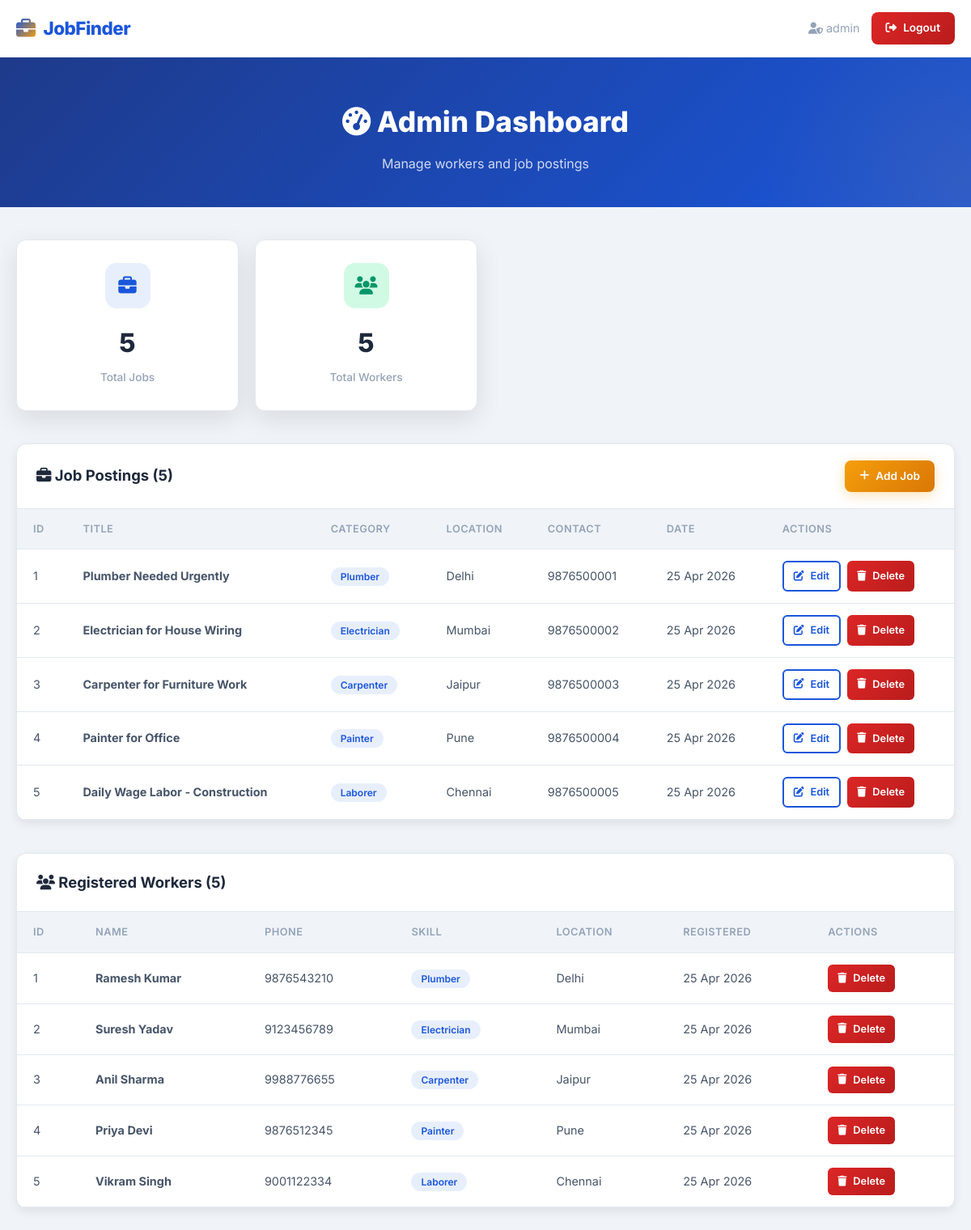
Screenshot of /admin/dashboard.php (signed in) with the database file from the repository.
### tables this page shows
CREATE TABLE IF NOT EXISTS jobs (
    id INT AUTO_INCREMENT PRIMARY KEY,
    title VARCHAR(150) NOT NULL,
    description TEXT NOT NULL,
    location VARCHAR(150) NOT NULL,
    contact VARCHAR(15) NOT NULL,
    skill_category VARCHAR(100) DEFAULT 'General',
    created_at TIMESTAMP DEFAULT CURRENT_TIMESTAMP
);

CREATE TABLE IF NOT EXISTS workers (
    id INT AUTO_INCREMENT PRIMARY KEY,
    name VARCHAR(100) NOT NULL,
    phone VARCHAR(15) NOT NULL,
    skill VARCHAR(100) NOT NULL,
    location VARCHAR(150) NOT NULL,
    created_at TIMESTAMP DEFAULT CURRENT_TIMESTAMP
);

### admin/dashboard.php (the view, shortened to what this page needs)
<?php
include '../includes/db.php';
$jobs = mysqli_query($conn, "SELECT * FROM jobs ORDER BY created_at DESC");
$totalJobs = mysqli_num_rows($jobs);
$workers = mysqli_query($conn, "SELECT * FROM workers ORDER BY created_at DESC");
$totalWorkers = mysqli_num_rows($workers);
?>
<!DOCTYPE html>
<html lang="en">
<head>
    <link rel="stylesheet" href="https://cdnjs.cloudflare.com/ajax/libs/font-awesome/6.5.0/css/all.min.css">
    <link rel="stylesheet" href="../assets/css/style.css">
</head>
<body>
<nav class="navbar">
    <div class="container nav-container">
        <a href="../index.php" class="nav-brand">
            <i class="fas fa-briefcase"></i>
            <span>JobFinder</span>
        </a>
        <div style="display: flex; align-items: center; gap: 14px;">
            <span style="font-size: 0.9rem; color: var(--text-muted);">
                <i class="fas fa-user-shield"></i>
                <?php echo htmlspecialchars($_SESSION['admin_username']); ?>
            </span>
            <a href="logout.php" class="btn btn-danger btn-sm">
                <i class="fas fa-sign-out-alt"></i> Logout
            </a>
        </div>
    </div>
</nav>
<main class="main-content">
    <section class="page-header">
        <div class="container">
            <h1><i class="fas fa-tachometer-alt"></i> Admin Dashboard</h1>
            <p>Manage workers and job postings</p>
        </div>
    </section>
    <section class="admin-dashboard">
        <div class="container">
            <div class="stats-grid" style="margin-bottom: 40px;">
                <div class="stat-card">
                    <div class="stat-icon blue"><i class="fas fa-briefcase"></i></div>
                    <div class="stat-number"><?php echo $totalJobs; ?></div>
                    <div class="stat-label">Total Jobs</div>
                </div>
                <div class="stat-card">
                    <div class="stat-icon green"><i class="fas fa-users"></i></div>
                    <div class="stat-number"><?php echo $totalWorkers; ?></div>
                    <div class="stat-label">Total Workers</div>
                </div>
            </div>
            <div class="admin-table-wrap">
                <div class="admin-table-header">
                    <h3><i class="fas fa-briefcase"></i> Job Postings (<?php echo $totalJobs; ?>)</h3>
                    <a href="../post-job.php" class="btn btn-primary btn-sm">
                        <i class="fas fa-plus"></i> Add Job
                    </a>
                </div>
                <table class="admin-table">
                    <thead>
                        <tr>
                            <th>ID</th>
                            <th>Title</th>
                            <th>Category</th>
                            <th>Location</th>
                            <th>Contact</th>
                            <th>Date</th>
                            <th>Actions</th>
                        </tr>
                    </thead>
                    <tbody>
                        <?php if ($totalJobs > 0): ?>
                            <?php while ($job = mysqli_fetch_assoc($jobs)): ?>
                                <tr>
                                    <td><?php echo $job['id']; ?></td>
                                    <td><strong><?php echo htmlspecialchars($job['title']); ?></strong></td>
                                    <td><span class="job-badge"><?php echo htmlspecialchars($job['skill_category']); ?></span></td>
                                    <td><?php echo htmlspecialchars($job['location']); ?></td>
                                    <td><?php echo htmlspecialchars($job['contact']); ?></td>
                                    <td><?php echo date('d M Y', strtotime($job['created_at'])); ?></td>
                                    <td>
                                        <div class="actions">
                                            <a href="dashboard.php?edit_job=<?php echo $job['id']; ?>"
                                               class="btn btn-outline btn-sm">
                                                <i class="fas fa-edit"></i> Edit
                                            </a>
                                            <a href="dashboard.php?delete_job=<?php echo $job['id']; ?>"
                                               class="btn btn-danger btn-sm"
                                               onclick="return confirm('Are you sure you want to delete this job?');">
                                                <i class="fas fa-trash"></i> Delete
                                            </a>
                                        </div>
                                    </td>
                                </tr>
                            <?php endwhile; ?>
                        <?php endif; ?>
                    </tbody>
                </table>
            </div>
            <div class="admin-table-wrap">
                <div class="admin-table-header">
                    <h3><i class="fas fa-users"></i> Registered Workers (<?php echo $totalWorkers; ?>)</h3>
                </div>
                <table class="admin-table">
                    <thead>
                        <tr>
                            <th>ID</th>
                            <th>Name</th>
                            <th>Phone</th>
                            <th>Skill</th>
                            <th>Location</th>
                            <th>Registered</th>
                            <th>Actions</th>
                        </tr>
                    </thead>
                    <tbody>
                        <?php if ($totalWorkers > 0): ?>
                            <?php while ($worker = mysqli_fetch_assoc($workers)): ?>
                                <tr>
                                    <td><?php echo $worker['id']; ?></td>
                                    <td><strong><?php echo htmlspecialchars($worker['name']); ?></strong></td>
                                    <td><?php echo htmlspecialchars($worker['phone']); ?></td>
                                    <td><span class="job-badge"><?php echo htmlspecialchars($worker['skill']); ?></span></td>
                                    <td><?php echo htmlspecialchars($worker['location']); ?></td>
                                    <td><?php echo date('d M Y', strtotime($worker['created_at'])); ?></td>
                                    <td>
                                        <div class="actions">
                                            <a href="dashboard.php?delete_worker=<?php echo $worker['id']; ?>"
                                               class="btn btn-danger btn-sm"
                                               onclick="return confirm('Are you sure you want to delete this worker?');">
                                                <i class="fas fa-trash"></i> Delete
                                            </a>
                                        </div>
                                    </td>
                                </tr>
                            <?php endwhile; ?>
                        <?php endif; ?>
                    </tbody>
                </table>
            </div>
        </div>
    </section>
</main>
</body>
</html>

### rows the page displays
jobs: id "1", title "Plumber Needed Urgently", skill_category "Plumber", location "Delhi", contact "9876500001", created_at "25 Apr 2026"
jobs: id "2", title "Electrician for House Wiring", skill_category "Electrician", location "Mumbai", contact "9876500002", created_at "25 Apr 2026"
jobs: id "3", title "Carpenter for Furniture Work", skill_category "Carpenter", location "Jaipur", contact "9876500003", created_at "25 Apr 2026"
jobs: id "4", title "Painter for Office", skill_category "Painter", location "Pune", contact "9876500004", created_at "25 Apr 2026"
jobs: id "5", title "Daily Wage Labor - Construction", skill_category "Laborer", location "Chennai", contact "9876500005", created_at "25 Apr 2026"
workers: id "1", name "Ramesh Kumar", phone "9876543210", skill "Plumber", location "Delhi", created_at "25 Apr 2026"
workers: id "2", name "Suresh Yadav", phone "9123456789", skill "Electrician", location "Mumbai", created_at "25 Apr 2026"
workers: id "3", name "Anil Sharma", phone "9988776655", skill "Carpenter", location "Jaipur", created_at "25 Apr 2026"
workers: id "4", name "Priya Devi", phone "9876512345", skill "Painter", location "Pune", created_at "25 Apr 2026"
workers: id "5", name "Vikram Singh", phone "9001122334", skill "Laborer", location "Chennai", created_at "25 Apr 2026"

### other values shown
$_SESSION['admin_username'] "admin"
$totalJobs "5"
$totalWorkers "5"
